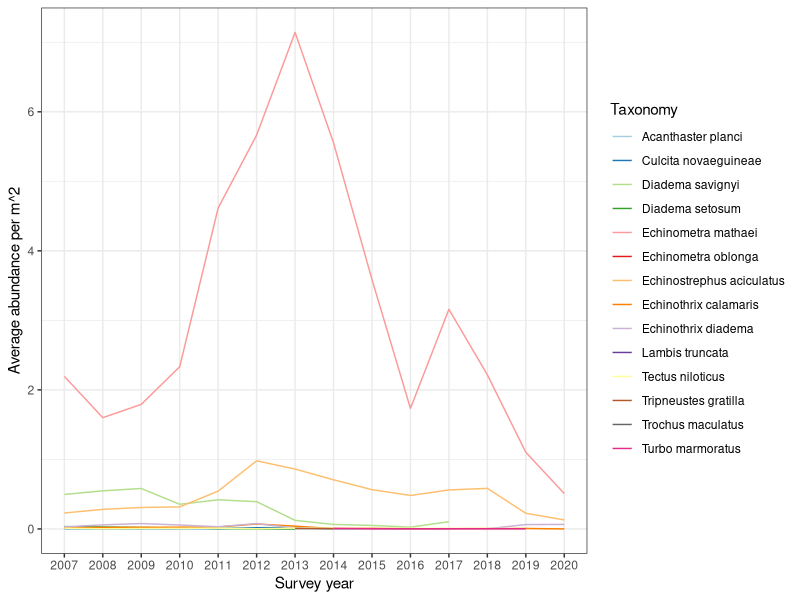
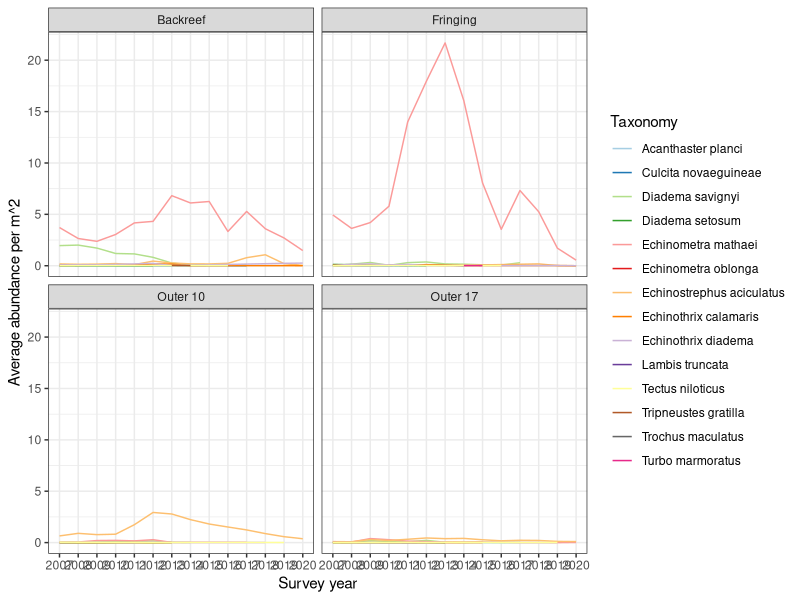
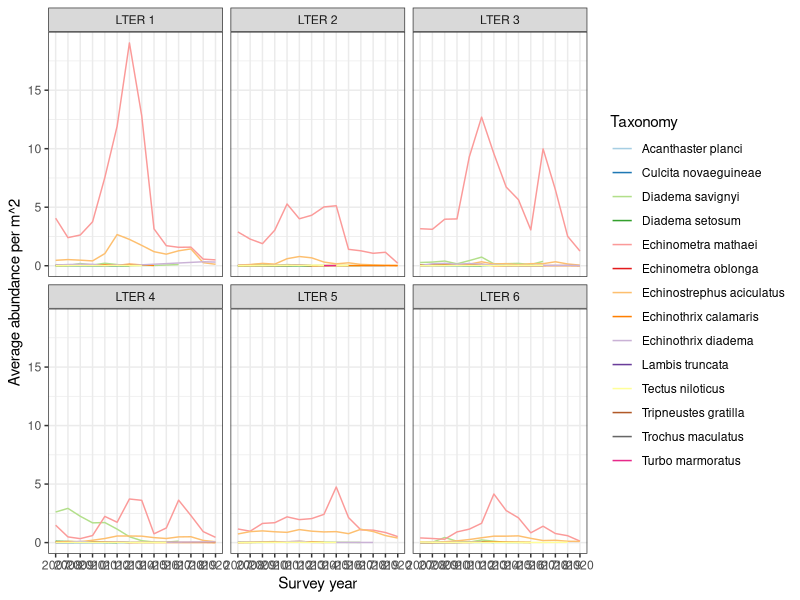

Source code (R) for these figures, in order:
## ---- chunk 1
knitr::opts_chunk$set(echo = TRUE)
require(tidyverse) # data wrangling
require(here) # relative file paths

## ---- chunk 2
# read in the data 

inverts <- read_csv(here("untouched_data", "MCR_LTER_Annual_Survey_Herbiv_Invert_20201026.csv")) %>% 
  filter(Year != "2005-2006") %>% # filter out 2005-2006 because it was done over two years and had a different notation scheme
  filter(!is.na(Taxonomy)) # filter out weird NA row that happened when we used read_csv()

# summarize to get yearly values by species
taxon_summ <- inverts %>% 
  group_by(Year, Taxonomy) %>% 
  summarize(Total_abund = sum(Count), 
            N = n(), 
            Mean_abund_per_m2 = sum(Count)/480) %>% # 5 transects * 4 quadrats/transect * 4 habitats (2 depths for outer, fringing, and backreef/lagoon) * 6 LTER sites each year = 480 quadrats total
  filter(Taxonomy != "No invertebrate observed") %>% # get rid of empty lines
  filter(!str_detect(Taxonomy, "(1m away)")) # remove these so only have what we observed in the 1m^2 quadrats

# could also summarize by site
site_summ <- inverts %>% 
  group_by(Year, Taxonomy, Site) %>% 
  summarize(Total_abund = sum(Count), 
            N = n(), 
            Mean_abund_per_m2 = sum(Count)/80) %>% # 5 transects * 4 quadrats/transect * 4 habitats (2 depths for outer, fringing, and backreef/lagoon) = 80 quadrats total
  filter(Taxonomy != "No invertebrate observed") %>% # get rid of empty lines
  filter(!str_detect(Taxonomy, "(1m away)")) # remove these so only have what we observed in the 1m^2 quadrats

# can also do by habitat
habit_summ <- inverts %>% 
  group_by(Year, Taxonomy, Habitat) %>% 
  summarize(Total_abund = sum(Count), 
            N = n(), 
            Mean_abund_per_m2 = sum(Count)/120) %>% # 5 transects * 4 quadrats/transect * * 6 LTER sites= 80 quadrats total
  filter(Taxonomy != "No invertebrate observed") %>% # get rid of empty lines
  filter(!str_detect(Taxonomy, "(1m away)")) # remove these so only have what we observed in the 1m^2 quadrats

## ---- chunk 3
# taxonomy over time
taxon_summ %>% 
  ggplot(aes(x = Year, y = Mean_abund_per_m2, group = Taxonomy)) +
  geom_line(aes(colour = Taxonomy)) + 
  scale_color_manual(values = c("#A6CEE3", "#1F78B4", "#B2DF8A",
                                "#33A02C", "#FB9A99", "#E31A1C",
                                "#FDBF6F", "#FF7F00", "#CAB2D6",
                                "#6A3D9A", "#FFFF99", "#B15928",
                                "#666666", "#E7298A")) +
  theme_bw() +
  ylab("Average abundance per m^2") + 
  xlab("Survey year")
## ---- chunk 4
habit_summ %>% 
  ggplot(aes(x = Year, y = Mean_abund_per_m2, group = Taxonomy)) +
  geom_line(aes(colour = Taxonomy)) + 
  scale_color_manual(values = c("#A6CEE3", "#1F78B4", "#B2DF8A",
                                "#33A02C", "#FB9A99", "#E31A1C",
                                "#FDBF6F", "#FF7F00", "#CAB2D6",
                                "#6A3D9A", "#FFFF99", "#B15928",
                                "#666666", "#E7298A")) +
  theme_bw() +
  ylab("Average abundance per m^2") + 
  xlab("Survey year") +
  facet_wrap(~Habitat)

## ---- chunk 5
site_summ %>% 
  ggplot(aes(x = Year, y = Mean_abund_per_m2, group = Taxonomy)) +
  geom_line(aes(colour = Taxonomy)) + 
  scale_color_manual(values = c("#A6CEE3", "#1F78B4", "#B2DF8A",
                                "#33A02C", "#FB9A99", "#E31A1C",
                                "#FDBF6F", "#FF7F00", "#CAB2D6",
                                "#6A3D9A", "#FFFF99", "#B15928",
                                "#666666", "#E7298A")) +
  theme_bw() +
  ylab("Average abundance per m^2") + 
  xlab("Survey year") +
  facet_wrap(~Site)
